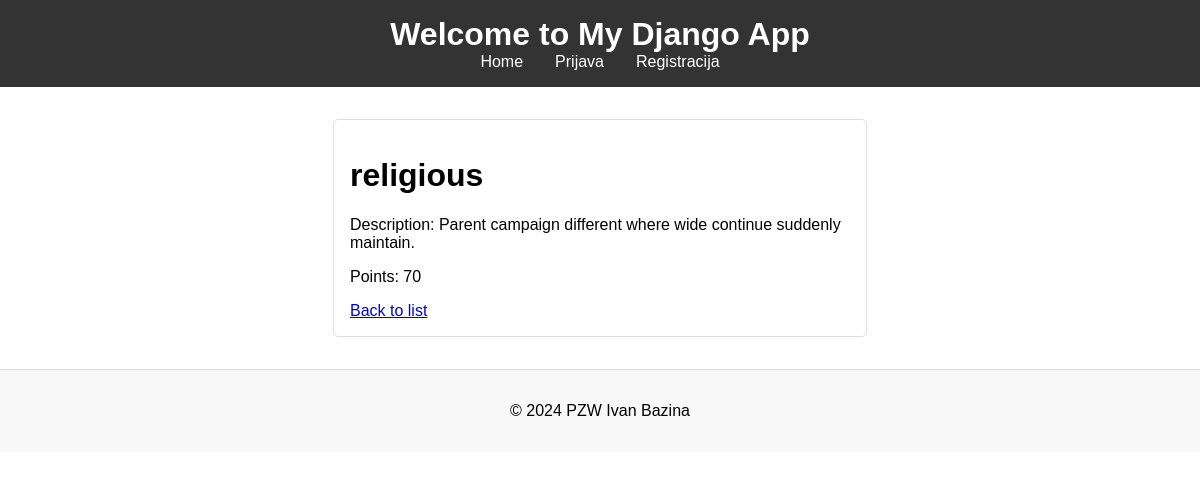
Page /habits/1/ on the committed database.
### main/models.py (models this page shows, shortened)
class Habit(models.Model):
    name = models.CharField(max_length=100)
    description = models.TextField()
    points = models.PositiveIntegerField(default=0)  # Points awarded for completing the habit

### main/views.py (the view)
# urls.py: path('habits/<int:pk>/', HabitDetailView.as_view(), name='habit-detail'),
class HabitDetailView(DetailView):
    model = Habit
    template_name = 'habits/habit_detail.html'
    context_object_name = 'habit'

### main/templates/habits/habit_detail.html
{% extends "base_generic.html" %}
{% block content %}
<h1>{{ habit.name }}</h1>
<p>Description: {{ habit.description }}</p>
<p>Points: {{ habit.points }}</p>
<a href="{% url 'habit-list' %}">Back to list</a>
{% endblock %}

### main/static/css/styles.css (style rules this page uses)
body { font-family: Arial, sans-serif; margin: 0; padding: 0; }

### rows in the picture
Habit: name "religious", description "Parent campaign different where wide continue suddenly maintain.", points "70"
